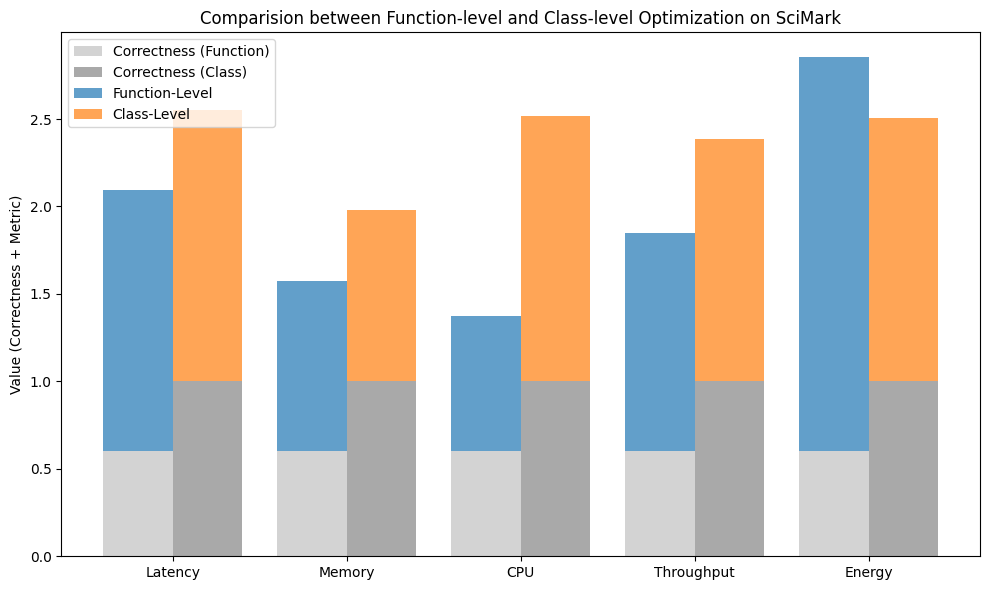

Generate this figure with Python:
import matplotlib.pyplot as plt
import numpy as np

# Categories and values
categories = ['Latency', 'Memory', 'CPU', 'Throughput', 'Energy']
method_values = [1.492, 0.973, 0.775, 1.251, 2.253]
class_values = [1.551, 0.982, 1.516, 1.385, 1.505]
method_correct = 0.60
class_correct = 1.00

x = np.arange(len(categories))

# Create stacked bar chart
fig, ax = plt.subplots(figsize=(10, 6))

# Plot correctness as base
ax.bar(x - 0.2, [method_correct]*len(x), width=0.4, label='Correctness (Function)', color='lightgray')
ax.bar(x + 0.2, [class_correct]*len(x), width=0.4, label='Correctness (Class)', color='darkgray')

# Plot performance metrics stacked on top of correctness
ax.bar(x - 0.2, method_values, width=0.4, bottom=[method_correct]*len(x), label='Function-Level', alpha=0.7)
ax.bar(x + 0.2, class_values, width=0.4, bottom=[class_correct]*len(x), label='Class-Level', alpha=0.7)

# Formatting
ax.set_ylabel('Value (Correctness + Metric)')
ax.set_title('Comparision between Function-level and Class-level Optimization on SciMark')
ax.set_xticks(x)
ax.set_xticklabels(categories)
ax.legend(loc='upper left')

plt.tight_layout()
plt.savefig("class_method.png", bbox_inches="tight")
plt.show()
